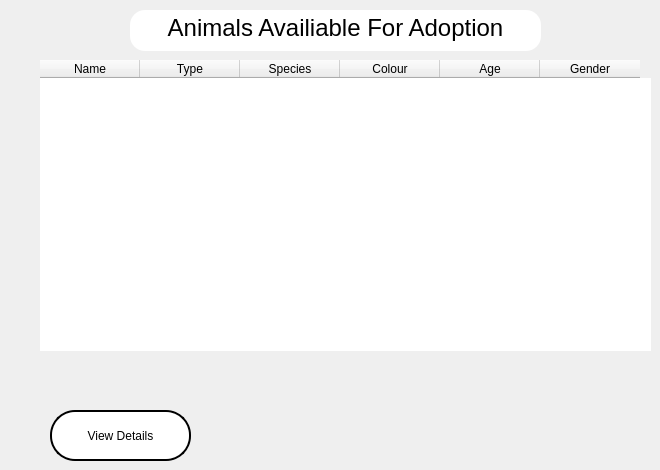
       <widget class="QWidget" name="viewAnimalsPage">
        <widget class="QTextBrowser" name="animalHeadlineLabel">
         <property name="enabled">
          <bool>true</bool>
         </property>
         <property name="geometry">
          <rect>
           <x>130</x>
           <y>10</y>
           <width>411</width>
           <height>41</height>
          </rect>
         </property>
         <property name="styleSheet">
          <string notr="true">#animalHeadlineLabel{
		background:white;
		border-radius:15px;
	    border:none;
}</string>
         </property>
         <property name="html">
          <string>&lt;!DOCTYPE HTML PUBLIC &quot;-//W3C//DTD HTML 4.0//EN&quot; &quot;http://www.w3.org/TR/REC-html40/strict.dtd&quot;&gt;
&lt;html&gt;&lt;head&gt;&lt;meta name=&quot;qrichtext&quot; content=&quot;1&quot; /&gt;&lt;style type=&quot;text/css&quot;&gt;
p, li { white-space: pre-wrap; }
&lt;/style&gt;&lt;/head&gt;&lt;body style=&quot; font-family:'Sans'; font-size:10pt; font-weight:400; font-style:normal;&quot;&gt;
&lt;p align=&quot;center&quot; style=&quot; margin-top:0px; margin-bottom:0px; margin-left:0px; margin-right:0px; -qt-block-indent:0; text-indent:0px;&quot;&gt;&lt;span style=&quot; font-size:18pt;&quot;&gt;Animals Availiable For Adoption&lt;/span&gt;&lt;/p&gt;&lt;/body&gt;&lt;/html&gt;</string>
         </property>
        </widget>
        <widget class="QTableWidget" name="animalsListFromClientView">
         <property name="geometry">
          <rect>
           <x>40</x>
           <y>60</y>
           <width>611</width>
           <height>291</height>
          </rect>
         </property>
         <property name="styleSheet">
          <string notr="true">border:none;</string>
         </property>
         <property name="editTriggers">
          <set>QAbstractItemView::AnyKeyPressed</set>
         </property>
         <column>
          <property name="text">
           <string>Name</string>
          </property>
         </column>
         <column>
          <property name="text">
           <string>Type</string>
          </property>
         </column>
         <column>
          <property name="text">
           <string>Species</string>
          </property>
         </column>
         <column>
          <property name="text">
           <string>Colour</string>
          </property>
         </column>
         <column>
          <property name="text">
           <string>Age</string>
          </property>
         </column>
         <column>
          <property name="text">
           <string>Gender</string>
          </property>
         </column>
        </widget>
        <widget class="QPushButton" name="animalViewDetailClientBtn">
         <property name="geometry">
          <rect>
           <x>50</x>
           <y>410</y>
           <width>141</width>
           <height>51</height>
          </rect>
         </property>
         <property name="cursor">
          <cursorShape>PointingHandCursor</cursorShape>
         </property>
         <property name="styleSheet">
          <string notr="true">#animalViewDetailClientBtn{

border: 2px solid black;
border-radius: 25px;
background: white;
}

#animalViewDetailClientBtn:hover{

	background:  qlineargradient( x1:0 y1:0, x2:1 y2:0, stop:0 #ffeaa7, stop:1 #fab1a0);
	color:#555;
}













</string>
         </property>
         <property name="text">
          <string>View Details</string>
         </property>
        </widget>
       </widget>
